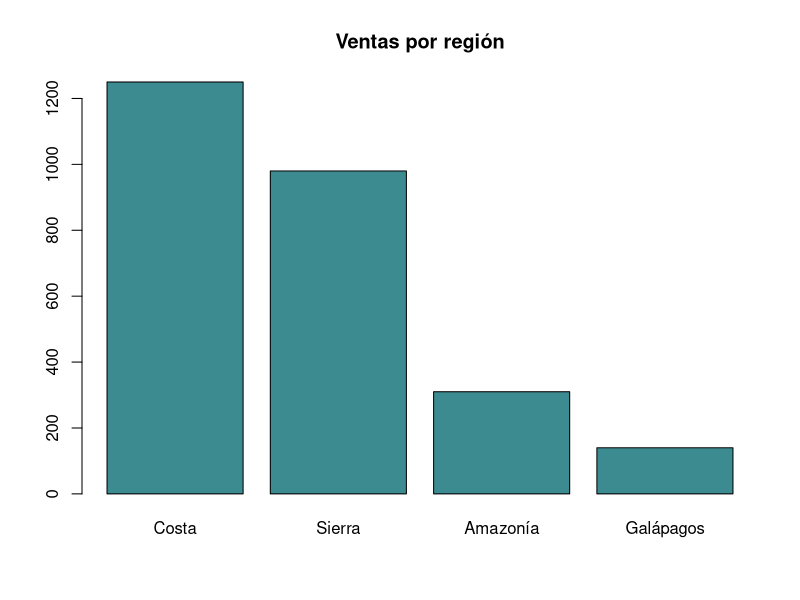

Here is the R script that generated this plot:
# Ventas ficticias por región de Ecuador
ventas <- data.frame(
  region = c("Costa", "Sierra", "Amazonía", "Galápagos"),
  ventas = c(1250, 980, 310, 140)
)

barplot(
  ventas$ventas,
  names.arg = ventas$region,
  main = "Ventas por región",
  col = "#3c8b91"
)
